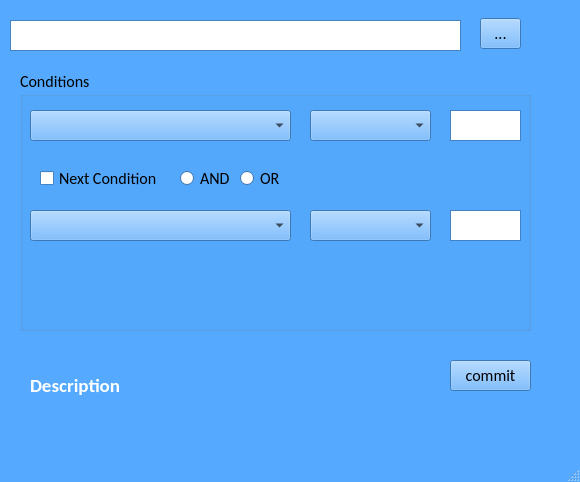
<?xml version="1.0" encoding="UTF-8"?>
<ui version="4.0">
 <class>MainWindow</class>
 <widget class="QMainWindow" name="MainWindow">
  <property name="geometry">
   <rect>
    <x>0</x>
    <y>0</y>
    <width>580</width>
    <height>482</height>
   </rect>
  </property>
  <property name="palette">
   <palette>
    <active>
     <colorrole role="WindowText">
      <brush brushstyle="SolidPattern">
       <color alpha="255">
        <red>0</red>
        <green>0</green>
        <blue>0</blue>
       </color>
      </brush>
     </colorrole>
     <colorrole role="Button">
      <brush brushstyle="SolidPattern">
       <color alpha="255">
        <red>85</red>
        <green>170</green>
        <blue>255</blue>
       </color>
      </brush>
     </colorrole>
     <colorrole role="Light">
      <brush brushstyle="SolidPattern">
       <color alpha="255">
        <red>213</red>
        <green>234</green>
        <blue>255</blue>
       </color>
      </brush>
     </colorrole>
     <colorrole role="Midlight">
      <brush brushstyle="SolidPattern">
       <color alpha="255">
        <red>149</red>
        <green>202</green>
        <blue>255</blue>
       </color>
      </brush>
     </colorrole>
     <colorrole role="Dark">
      <brush brushstyle="SolidPattern">
       <color alpha="255">
        <red>42</red>
        <green>85</green>
        <blue>127</blue>
       </color>
      </brush>
     </colorrole>
     <colorrole role="Mid">
      <brush brushstyle="SolidPattern">
       <color alpha="255">
        <red>56</red>
        <green>113</green>
        <blue>170</blue>
       </color>
      </brush>
     </colorrole>
     <colorrole role="Text">
      <brush brushstyle="SolidPattern">
       <color alpha="255">
        <red>0</red>
        <green>0</green>
        <blue>0</blue>
       </color>
      </brush>
     </colorrole>
     <colorrole role="BrightText">
      <brush brushstyle="SolidPattern">
       <color alpha="255">
        <red>255</red>
        <green>255</green>
        <blue>255</blue>
       </color>
      </brush>
     </colorrole>
     <colorrole role="ButtonText">
      <brush brushstyle="SolidPattern">
       <color alpha="255">
        <red>0</red>
        <green>0</green>
        <blue>0</blue>
       </color>
      </brush>
     </colorrole>
     <colorrole role="Base">
      <brush brushstyle="SolidPattern">
       <color alpha="255">
        <red>255</red>
        <green>255</green>
        <blue>255</blue>
       </color>
      </brush>
     </colorrole>
     <colorrole role="Window">
      <brush brushstyle="SolidPattern">
       <color alpha="255">
        <red>85</red>
        <green>170</green>
        <blue>255</blue>
       </color>
      </brush>
     </colorrole>
     <colorrole role="Shadow">
      <brush brushstyle="SolidPattern">
       <color alpha="255">
        <red>0</red>
        <green>0</green>
        <blue>0</blue>
       </color>
      </brush>
     </colorrole>
     <colorrole role="AlternateBase">
      <brush brushstyle="SolidPattern">
       <color alpha="255">
        <red>170</red>
        <green>212</green>
        <blue>255</blue>
       </color>
      </brush>
     </colorrole>
     <colorrole role="ToolTipBase">
      <brush brushstyle="SolidPattern">
       <color alpha="255">
        <red>255</red>
        <green>255</green>
        <blue>220</blue>
       </color>
      </brush>
     </colorrole>
     <colorrole role="ToolTipText">
      <brush brushstyle="SolidPattern">
       <color alpha="255">
        <red>0</red>
        <green>0</green>
        <blue>0</blue>
       </color>
      </brush>
     </colorrole>
    </active>
    <inactive>
     <colorrole role="WindowText">
      <brush brushstyle="SolidPattern">
       <color alpha="255">
        <red>0</red>
        <green>0</green>
        <blue>0</blue>
       </color>
      </brush>
     </colorrole>
     <colorrole role="Button">
      <brush brushstyle="SolidPattern">
       <color alpha="255">
        <red>85</red>
        <green>170</green>
        <blue>255</blue>
       </color>
      </brush>
     </colorrole>
     <colorrole role="Light">
      <brush brushstyle="SolidPattern">
       <color alpha="255">
        <red>213</red>
        <green>234</green>
        <blue>255</blue>
       </color>
      </brush>
     </colorrole>
     <colorrole role="Midlight">
      <brush brushstyle="SolidPattern">
       <color alpha="255">
        <red>149</red>
        <green>202</green>
        <blue>255</blue>
       </color>
      </brush>
     </colorrole>
     <colorrole role="Dark">
      <brush brushstyle="SolidPattern">
       <color alpha="255">
        <red>42</red>
        <green>85</green>
        <blue>127</blue>
       </color>
      </brush>
     </colorrole>
     <colorrole role="Mid">
      <brush brushstyle="SolidPattern">
       <color alpha="255">
        <red>56</red>
        <green>113</green>
        <blue>170</blue>
       </color>
      </brush>
     </colorrole>
     <colorrole role="Text">
      <brush brushstyle="SolidPattern">
       <color alpha="255">
        <red>0</red>
        <green>0</green>
        <blue>0</blue>
       </color>
      </brush>
     </colorrole>
     <colorrole role="BrightText">
      <brush brushstyle="SolidPattern">
       <color alpha="255">
        <red>255</red>
        <green>255</green>
        <blue>255</blue>
       </color>
      </brush>
     </colorrole>
     <colorrole role="ButtonText">
      <brush brushstyle="SolidPattern">
       <color alpha="255">
        <red>0</red>
        <green>0</green>
        <blue>0</blue>
       </color>
      </brush>
     </colorrole>
     <colorrole role="Base">
      <brush brushstyle="SolidPattern">
       <color alpha="255">
        <red>255</red>
        <green>255</green>
        <blue>255</blue>
       </color>
      </brush>
     </colorrole>
     <colorrole role="Window">
      <brush brushstyle="SolidPattern">
       <color alpha="255">
        <red>85</red>
        <green>170</green>
        <blue>255</blue>
       </color>
      </brush>
     </colorrole>
     <colorrole role="Shadow">
      <brush brushstyle="SolidPattern">
       <color alpha="255">
        <red>0</red>
        <green>0</green>
        <blue>0</blue>
       </color>
      </brush>
     </colorrole>
     <colorrole role="AlternateBase">
      <brush brushstyle="SolidPattern">
       <color alpha="255">
        <red>170</red>
        <green>212</green>
        <blue>255</blue>
       </color>
      </brush>
     </colorrole>
     <colorrole role="ToolTipBase">
      <brush brushstyle="SolidPattern">
       <color alpha="255">
        <red>255</red>
        <green>255</green>
        <blue>220</blue>
       </color>
      </brush>
     </colorrole>
     <colorrole role="ToolTipText">
      <brush brushstyle="SolidPattern">
       <color alpha="255">
        <red>0</red>
        <green>0</green>
        <blue>0</blue>
       </color>
      </brush>
     </colorrole>
    </inactive>
    <disabled>
     <colorrole role="WindowText">
      <brush brushstyle="SolidPattern">
       <color alpha="255">
        <red>42</red>
        <green>85</green>
        <blue>127</blue>
       </color>
      </brush>
     </colorrole>
     <colorrole role="Button">
      <brush brushstyle="SolidPattern">
       <color alpha="255">
        <red>85</red>
        <green>170</green>
        <blue>255</blue>
       </color>
      </brush>
     </colorrole>
     <colorrole role="Light">
      <brush brushstyle="SolidPattern">
       <color alpha="255">
        <red>213</red>
        <green>234</green>
        <blue>255</blue>
       </color>
      </brush>
     </colorrole>
     <colorrole role="Midlight">
      <brush brushstyle="SolidPattern">
       <color alpha="255">
        <red>149</red>
        <green>202</green>
        <blue>255</blue>
       </color>
      </brush>
     </colorrole>
     <colorrole role="Dark">
      <brush brushstyle="SolidPattern">
       <color alpha="255">
        <red>42</red>
        <green>85</green>
        <blue>127</blue>
       </color>
      </brush>
     </colorrole>
     <colorrole role="Mid">
      <brush brushstyle="SolidPattern">
       <color alpha="255">
        <red>56</red>
        <green>113</green>
        <blue>170</blue>
       </color>
      </brush>
     </colorrole>
     <colorrole role="Text">
      <brush brushstyle="SolidPattern">
       <color alpha="255">
        <red>42</red>
        <green>85</green>
        <blue>127</blue>
       </color>
      </brush>
     </colorrole>
     <colorrole role="BrightText">
      <brush brushstyle="SolidPattern">
       <color alpha="255">
        <red>255</red>
        <green>255</green>
        <blue>255</blue>
       </color>
      </brush>
     </colorrole>
     <colorrole role="ButtonText">
      <brush brushstyle="SolidPattern">
       <color alpha="255">
        <red>42</red>
        <green>85</green>
        <blue>127</blue>
       </color>
      </brush>
     </colorrole>
     <colorrole role="Base">
      <brush brushstyle="SolidPattern">
       <color alpha="255">
        <red>85</red>
        <green>170</green>
        <blue>255</blue>
       </color>
      </brush>
     </colorrole>
     <colorrole role="Window">
      <brush brushstyle="SolidPattern">
       <color alpha="255">
        <red>85</red>
        <green>170</green>
        <blue>255</blue>
       </color>
      </brush>
     </colorrole>
     <colorrole role="Shadow">
      <brush brushstyle="SolidPattern">
       <color alpha="255">
        <red>0</red>
        <green>0</green>
        <blue>0</blue>
       </color>
      </brush>
     </colorrole>
     <colorrole role="AlternateBase">
      <brush brushstyle="SolidPattern">
       <color alpha="255">
        <red>85</red>
        <green>170</green>
        <blue>255</blue>
       </color>
      </brush>
     </colorrole>
     <colorrole role="ToolTipBase">
      <brush brushstyle="SolidPattern">
       <color alpha="255">
        <red>255</red>
        <green>255</green>
        <blue>220</blue>
       </color>
      </brush>
     </colorrole>
     <colorrole role="ToolTipText">
      <brush brushstyle="SolidPattern">
       <color alpha="255">
        <red>0</red>
        <green>0</green>
        <blue>0</blue>
       </color>
      </brush>
     </colorrole>
    </disabled>
   </palette>
  </property>
  <property name="font">
   <font>
    <family>Calibri</family>
    <pointsize>12</pointsize>
   </font>
  </property>
  <property name="windowTitle">
   <string>MainWindow</string>
  </property>
  <widget class="QWidget" name="centralwidget">
   <widget class="QToolButton" name="filebrowser">
    <property name="geometry">
     <rect>
      <x>480</x>
      <y>18</y>
      <width>41</width>
      <height>31</height>
     </rect>
    </property>
    <property name="text">
     <string>...</string>
    </property>
   </widget>
   <widget class="QGroupBox" name="groupBox">
    <property name="geometry">
     <rect>
      <x>20</x>
      <y>70</y>
      <width>511</width>
      <height>261</height>
     </rect>
    </property>
    <property name="title">
     <string>Conditions</string>
    </property>
    <widget class="QComboBox" name="fields_box">
     <property name="geometry">
      <rect>
       <x>10</x>
       <y>40</y>
       <width>261</width>
       <height>31</height>
      </rect>
     </property>
    </widget>
    <widget class="QComboBox" name="conditions">
     <property name="geometry">
      <rect>
       <x>290</x>
       <y>40</y>
       <width>121</width>
       <height>31</height>
      </rect>
     </property>
    </widget>
    <widget class="QTextEdit" name="value">
     <property name="geometry">
      <rect>
       <x>430</x>
       <y>40</y>
       <width>71</width>
       <height>31</height>
      </rect>
     </property>
    </widget>
    <widget class="QComboBox" name="fields_box2">
     <property name="geometry">
      <rect>
       <x>10</x>
       <y>140</y>
       <width>261</width>
       <height>31</height>
      </rect>
     </property>
    </widget>
    <widget class="QComboBox" name="condition2">
     <property name="geometry">
      <rect>
       <x>290</x>
       <y>140</y>
       <width>121</width>
       <height>31</height>
      </rect>
     </property>
    </widget>
    <widget class="QRadioButton" name="and_bt">
     <property name="geometry">
      <rect>
       <x>160</x>
       <y>100</y>
       <width>82</width>
       <height>17</height>
      </rect>
     </property>
     <property name="text">
      <string>AND</string>
     </property>
    </widget>
    <widget class="QRadioButton" name="or_bt">
     <property name="geometry">
      <rect>
       <x>220</x>
       <y>100</y>
       <width>82</width>
       <height>17</height>
      </rect>
     </property>
     <property name="text">
      <string>OR</string>
     </property>
    </widget>
    <widget class="QCheckBox" name="add">
     <property name="geometry">
      <rect>
       <x>20</x>
       <y>100</y>
       <width>121</width>
       <height>17</height>
      </rect>
     </property>
     <property name="text">
      <string>Next Condition</string>
     </property>
    </widget>
    <widget class="QTextEdit" name="value2">
     <property name="geometry">
      <rect>
       <x>430</x>
       <y>140</y>
       <width>71</width>
       <height>31</height>
      </rect>
     </property>
    </widget>
   </widget>
   <widget class="QTextBrowser" name="filename">
    <property name="geometry">
     <rect>
      <x>10</x>
      <y>20</y>
      <width>451</width>
      <height>31</height>
     </rect>
    </property>
   </widget>
   <widget class="QPushButton" name="commit">
    <property name="geometry">
     <rect>
      <x>450</x>
      <y>360</y>
      <width>81</width>
      <height>31</height>
     </rect>
    </property>
    <property name="text">
     <string>commit</string>
    </property>
   </widget>
   <widget class="QLabel" name="description">
    <property name="geometry">
     <rect>
      <x>30</x>
      <y>370</y>
      <width>241</width>
      <height>31</height>
     </rect>
    </property>
    <property name="text">
     <string>&lt;html&gt;&lt;head/&gt;&lt;body&gt;&lt;p&gt;&lt;span style=&quot; font-size:14pt; font-weight:600; color:#ffffff;&quot;&gt;Description&lt;/span&gt;&lt;/p&gt;&lt;/body&gt;&lt;/html&gt;</string>
    </property>
   </widget>
  </widget>
  <widget class="QMenuBar" name="menubar">
   <property name="geometry">
    <rect>
     <x>0</x>
     <y>0</y>
     <width>580</width>
     <height>25</height>
    </rect>
   </property>
  </widget>
  <widget class="QStatusBar" name="statusbar"/>
 </widget>
 <resources/>
 <connections/>
</ui>
